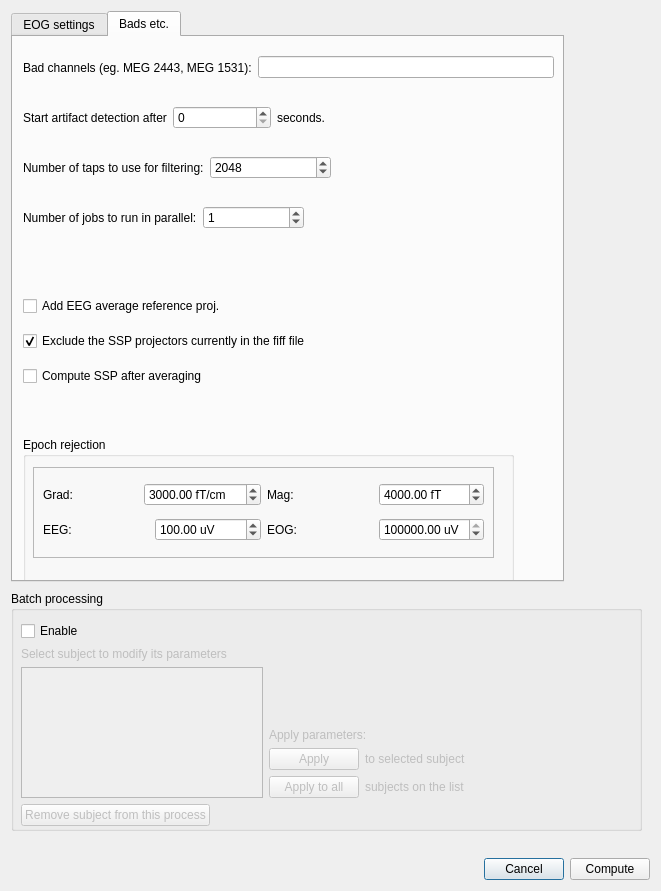
<?xml version="1.0" encoding="UTF-8"?>
<ui version="4.0">
 <class>Dialog</class>
 <widget class="QDialog" name="Dialog">
  <property name="enabled">
   <bool>true</bool>
  </property>
  <property name="geometry">
   <rect>
    <x>0</x>
    <y>0</y>
    <width>661</width>
    <height>891</height>
   </rect>
  </property>
  <property name="windowTitle">
   <string>Meggie - Compute EOG projections</string>
  </property>
  <layout class="QGridLayout" name="gridLayout">
   <item row="1" column="0">
    <layout class="QHBoxLayout" name="horizontalLayout_13">
     <item>
      <spacer name="horizontalSpacer">
       <property name="orientation">
        <enum>Qt::Horizontal</enum>
       </property>
       <property name="sizeHint" stdset="0">
        <size>
         <width>40</width>
         <height>20</height>
        </size>
       </property>
      </spacer>
     </item>
     <item>
      <widget class="QPushButton" name="pushButtonCancel">
       <property name="text">
        <string>Cancel</string>
       </property>
      </widget>
     </item>
     <item>
      <widget class="QPushButton" name="pushButtonCompute">
       <property name="sizePolicy">
        <sizepolicy hsizetype="Minimum" vsizetype="Fixed">
         <horstretch>0</horstretch>
         <verstretch>0</verstretch>
        </sizepolicy>
       </property>
       <property name="text">
        <string>Compute</string>
       </property>
      </widget>
     </item>
    </layout>
   </item>
   <item row="0" column="0">
    <widget class="QScrollArea" name="scrollArea">
     <property name="frameShape">
      <enum>QFrame::NoFrame</enum>
     </property>
     <property name="widgetResizable">
      <bool>true</bool>
     </property>
     <widget class="QWidget" name="scrollAreaWidgetContents">
      <property name="geometry">
       <rect>
        <x>0</x>
        <y>0</y>
        <width>643</width>
        <height>838</height>
       </rect>
      </property>
      <property name="minimumSize">
       <size>
        <width>540</width>
        <height>690</height>
       </size>
      </property>
      <widget class="QTabWidget" name="tabWidgetEOGSettings">
       <property name="geometry">
        <rect>
         <x>0</x>
         <y>0</y>
         <width>553</width>
         <height>571</height>
        </rect>
       </property>
       <property name="currentIndex">
        <number>1</number>
       </property>
       <widget class="QWidget" name="tabEOG1">
        <attribute name="title">
         <string>EOG settings</string>
        </attribute>
        <widget class="QGroupBox" name="groupBoxFilter">
         <property name="geometry">
          <rect>
           <x>10</x>
           <y>340</y>
           <width>351</width>
           <height>101</height>
          </rect>
         </property>
         <property name="title">
          <string>Filtering cut-off frequency</string>
         </property>
         <widget class="QFrame" name="frame_7">
          <property name="geometry">
           <rect>
            <x>10</x>
            <y>30</y>
            <width>261</width>
            <height>61</height>
           </rect>
          </property>
          <property name="frameShape">
           <enum>QFrame::StyledPanel</enum>
          </property>
          <property name="frameShadow">
           <enum>QFrame::Raised</enum>
          </property>
          <widget class="QWidget" name="horizontalLayoutWidget_19">
           <property name="geometry">
            <rect>
             <x>10</x>
             <y>10</y>
             <width>244</width>
             <height>41</height>
            </rect>
           </property>
           <layout class="QHBoxLayout" name="horizontalLayout_25">
            <item>
             <layout class="QHBoxLayout" name="horizontalLayout_26">
              <item>
               <widget class="QLabel" name="labelLow">
                <property name="text">
                 <string>Low:</string>
                </property>
               </widget>
              </item>
              <item>
               <widget class="QSpinBox" name="spinBoxLow">
                <property name="suffix">
                 <string> Hz</string>
                </property>
                <property name="value">
                 <number>1</number>
                </property>
               </widget>
              </item>
             </layout>
            </item>
            <item>
             <layout class="QHBoxLayout" name="horizontalLayout_27">
              <item>
               <widget class="QLabel" name="labelHigh">
                <property name="text">
                 <string>High:</string>
                </property>
               </widget>
              </item>
              <item>
               <widget class="QSpinBox" name="spinBoxHigh">
                <property name="suffix">
                 <string> Hz</string>
                </property>
                <property name="maximum">
                 <number>1000</number>
                </property>
                <property name="value">
                 <number>35</number>
                </property>
               </widget>
              </item>
             </layout>
            </item>
           </layout>
          </widget>
         </widget>
        </widget>
        <widget class="QGroupBox" name="groupBoxFilteringEOG">
         <property name="geometry">
          <rect>
           <x>10</x>
           <y>120</y>
           <width>491</width>
           <height>101</height>
          </rect>
         </property>
         <property name="title">
          <string>Filtering EOG channel</string>
         </property>
         <widget class="QFrame" name="frame_6">
          <property name="geometry">
           <rect>
            <x>10</x>
            <y>30</y>
            <width>471</width>
            <height>61</height>
           </rect>
          </property>
          <property name="frameShape">
           <enum>QFrame::StyledPanel</enum>
          </property>
          <property name="frameShadow">
           <enum>QFrame::Raised</enum>
          </property>
          <widget class="QWidget" name="horizontalLayoutWidget_20">
           <property name="geometry">
            <rect>
             <x>10</x>
             <y>10</y>
             <width>451</width>
             <height>41</height>
            </rect>
           </property>
           <layout class="QHBoxLayout" name="horizontalLayout_18">
            <item>
             <layout class="QHBoxLayout" name="horizontalLayout_23">
              <item>
               <widget class="QLabel" name="labelLowPass">
                <property name="text">
                 <string>Low pass frequency:</string>
                </property>
               </widget>
              </item>
              <item>
               <widget class="QSpinBox" name="spinBoxLowPass">
                <property name="suffix">
                 <string> Hz</string>
                </property>
                <property name="value">
                 <number>1</number>
                </property>
               </widget>
              </item>
             </layout>
            </item>
            <item>
             <layout class="QHBoxLayout" name="horizontalLayout_24">
              <item>
               <widget class="QLabel" name="labelHighPass">
                <property name="text">
                 <string>High pass frequency:</string>
                </property>
               </widget>
              </item>
              <item>
               <widget class="QSpinBox" name="spinBoxHighPass">
                <property name="suffix">
                 <string> Hz</string>
                </property>
                <property name="maximum">
                 <number>1000</number>
                </property>
                <property name="value">
                 <number>10</number>
                </property>
               </widget>
              </item>
             </layout>
            </item>
           </layout>
          </widget>
         </widget>
        </widget>
        <widget class="QGroupBox" name="groupBoxSSP">
         <property name="geometry">
          <rect>
           <x>10</x>
           <y>230</y>
           <width>351</width>
           <height>101</height>
          </rect>
         </property>
         <property name="title">
          <string>Number of SSP vectors</string>
         </property>
         <widget class="QFrame" name="frame_2">
          <property name="geometry">
           <rect>
            <x>10</x>
            <y>30</y>
            <width>331</width>
            <height>61</height>
           </rect>
          </property>
          <property name="frameShape">
           <enum>QFrame::StyledPanel</enum>
          </property>
          <property name="frameShadow">
           <enum>QFrame::Raised</enum>
          </property>
          <widget class="QWidget" name="horizontalLayoutWidget_9">
           <property name="geometry">
            <rect>
             <x>10</x>
             <y>10</y>
             <width>314</width>
             <height>41</height>
            </rect>
           </property>
           <layout class="QHBoxLayout" name="horizontalLayout_9">
            <item>
             <layout class="QHBoxLayout" name="horizontalLayout_3">
              <item>
               <widget class="QLabel" name="labelGrad">
                <property name="text">
                 <string>Grad:</string>
                </property>
               </widget>
              </item>
              <item>
               <widget class="QSpinBox" name="spinBoxGrad">
                <property name="value">
                 <number>2</number>
                </property>
               </widget>
              </item>
             </layout>
            </item>
            <item>
             <layout class="QHBoxLayout" name="horizontalLayout_4">
              <item>
               <widget class="QLabel" name="labelMag">
                <property name="text">
                 <string>Mag:</string>
                </property>
               </widget>
              </item>
              <item>
               <widget class="QSpinBox" name="spinBoxMag">
                <property name="value">
                 <number>2</number>
                </property>
               </widget>
              </item>
             </layout>
            </item>
            <item>
             <layout class="QHBoxLayout" name="horizontalLayout_5">
              <item>
               <widget class="QLabel" name="labelEeg">
                <property name="text">
                 <string>EEG:</string>
                </property>
               </widget>
              </item>
              <item>
               <widget class="QSpinBox" name="spinBoxEeg">
                <property name="value">
                 <number>2</number>
                </property>
               </widget>
              </item>
             </layout>
            </item>
           </layout>
          </widget>
         </widget>
        </widget>
        <widget class="QGroupBox" name="groupBoxEvent">
         <property name="geometry">
          <rect>
           <x>10</x>
           <y>10</y>
           <width>541</width>
           <height>99</height>
          </rect>
         </property>
         <property name="title">
          <string>Events</string>
         </property>
         <widget class="QFrame" name="frame">
          <property name="geometry">
           <rect>
            <x>10</x>
            <y>30</y>
            <width>511</width>
            <height>61</height>
           </rect>
          </property>
          <property name="frameShape">
           <enum>QFrame::StyledPanel</enum>
          </property>
          <property name="frameShadow">
           <enum>QFrame::Raised</enum>
          </property>
          <widget class="QWidget" name="horizontalLayoutWidget_8">
           <property name="geometry">
            <rect>
             <x>10</x>
             <y>10</y>
             <width>494</width>
             <height>41</height>
            </rect>
           </property>
           <layout class="QHBoxLayout" name="horizontalLayout_8">
            <item>
             <layout class="QHBoxLayout" name="horizontalLayout">
              <item>
               <widget class="QLabel" name="labelTmin">
                <property name="text">
                 <string>Start time:</string>
                </property>
               </widget>
              </item>
              <item>
               <widget class="QDoubleSpinBox" name="doubleSpinBoxTmin">
                <property name="suffix">
                 <string> s</string>
                </property>
                <property name="decimals">
                 <number>3</number>
                </property>
                <property name="minimum">
                 <double>-99.989999999999995</double>
                </property>
                <property name="singleStep">
                 <double>0.050000000000000</double>
                </property>
                <property name="value">
                 <double>-0.200000000000000</double>
                </property>
               </widget>
              </item>
             </layout>
            </item>
            <item>
             <layout class="QHBoxLayout" name="horizontalLayout_2">
              <item>
               <widget class="QLabel" name="labelTmax">
                <property name="text">
                 <string>End time:</string>
                </property>
               </widget>
              </item>
              <item>
               <widget class="QDoubleSpinBox" name="doubleSpinBoxTmax">
                <property name="suffix">
                 <string> s</string>
                </property>
                <property name="decimals">
                 <number>3</number>
                </property>
                <property name="minimum">
                 <double>-99.989999999999995</double>
                </property>
                <property name="singleStep">
                 <double>0.050000000000000</double>
                </property>
                <property name="value">
                 <double>0.200000000000000</double>
                </property>
               </widget>
              </item>
             </layout>
            </item>
            <item>
             <layout class="QHBoxLayout" name="horizontalLayout_6">
              <item>
               <widget class="QLabel" name="labelEventID">
                <property name="text">
                 <string>Events ID:</string>
                </property>
               </widget>
              </item>
              <item>
               <widget class="QSpinBox" name="spinBoxEventsID">
                <property name="maximum">
                 <number>10000</number>
                </property>
                <property name="value">
                 <number>998</number>
                </property>
               </widget>
              </item>
             </layout>
            </item>
           </layout>
          </widget>
         </widget>
        </widget>
       </widget>
       <widget class="QWidget" name="tabEOG2">
        <attribute name="title">
         <string>Bads etc.</string>
        </attribute>
        <widget class="QWidget" name="horizontalLayoutWidget_17">
         <property name="geometry">
          <rect>
           <x>10</x>
           <y>60</y>
           <width>351</width>
           <height>41</height>
          </rect>
         </property>
         <layout class="QHBoxLayout" name="horizontalLayout_21">
          <item>
           <widget class="QLabel" name="labelStart1">
            <property name="text">
             <string>Start artifact detection after</string>
            </property>
           </widget>
          </item>
          <item>
           <widget class="QSpinBox" name="spinBoxStart"/>
          </item>
          <item>
           <widget class="QLabel" name="labelStart2">
            <property name="text">
             <string>seconds.</string>
            </property>
           </widget>
          </item>
         </layout>
        </widget>
        <widget class="QWidget" name="horizontalLayoutWidget">
         <property name="geometry">
          <rect>
           <x>10</x>
           <y>160</y>
           <width>281</width>
           <height>41</height>
          </rect>
         </property>
         <layout class="QHBoxLayout" name="horizontalLayout_7">
          <item>
           <widget class="QLabel" name="labelJobs">
            <property name="text">
             <string>Number of jobs to run in parallel:</string>
            </property>
           </widget>
          </item>
          <item>
           <widget class="QSpinBox" name="spinBoxJobs">
            <property name="value">
             <number>1</number>
            </property>
           </widget>
          </item>
         </layout>
        </widget>
        <widget class="QWidget" name="layoutWidget">
         <property name="geometry">
          <rect>
           <x>10</x>
           <y>10</y>
           <width>531</width>
           <height>41</height>
          </rect>
         </property>
         <layout class="QHBoxLayout" name="horizontalLayout_28">
          <item>
           <widget class="QLabel" name="labelBad">
            <property name="text">
             <string>Bad channels (eg. MEG 2443, MEG 1531):</string>
            </property>
           </widget>
          </item>
          <item>
           <widget class="QLineEdit" name="lineEditBad"/>
          </item>
         </layout>
        </widget>
        <widget class="QWidget" name="layoutWidget_2">
         <property name="geometry">
          <rect>
           <x>10</x>
           <y>110</y>
           <width>308</width>
           <height>41</height>
          </rect>
         </property>
         <layout class="QHBoxLayout" name="horizontalLayout_22">
          <item>
           <widget class="QLabel" name="labelTaps">
            <property name="text">
             <string>Number of taps to use for filtering:</string>
            </property>
           </widget>
          </item>
          <item>
           <widget class="QSpinBox" name="spinBoxTaps">
            <property name="maximum">
             <number>10000</number>
            </property>
            <property name="value">
             <number>2048</number>
            </property>
           </widget>
          </item>
         </layout>
        </widget>
        <widget class="QWidget" name="verticalLayoutWidget">
         <property name="geometry">
          <rect>
           <x>10</x>
           <y>250</y>
           <width>371</width>
           <height>111</height>
          </rect>
         </property>
         <layout class="QVBoxLayout" name="verticalLayout">
          <item>
           <widget class="QCheckBox" name="checkBoxEEGProj">
            <property name="text">
             <string>Add EEG average reference proj.</string>
            </property>
           </widget>
          </item>
          <item>
           <widget class="QCheckBox" name="checkBoxSSPProj">
            <property name="text">
             <string>Exclude the SSP projectors currently in the fiff file</string>
            </property>
            <property name="checked">
             <bool>true</bool>
            </property>
           </widget>
          </item>
          <item>
           <widget class="QCheckBox" name="checkBoxSSPCompute">
            <property name="text">
             <string>Compute SSP after averaging</string>
            </property>
           </widget>
          </item>
         </layout>
        </widget>
        <widget class="QGroupBox" name="groupBox">
         <property name="geometry">
          <rect>
           <x>10</x>
           <y>400</y>
           <width>491</width>
           <height>151</height>
          </rect>
         </property>
         <property name="title">
          <string>Epoch rejection</string>
         </property>
         <widget class="QFrame" name="frameEpochRejection">
          <property name="enabled">
           <bool>true</bool>
          </property>
          <property name="geometry">
           <rect>
            <x>10</x>
            <y>30</y>
            <width>461</width>
            <height>91</height>
           </rect>
          </property>
          <property name="frameShape">
           <enum>QFrame::StyledPanel</enum>
          </property>
          <property name="frameShadow">
           <enum>QFrame::Raised</enum>
          </property>
          <widget class="QWidget" name="horizontalLayoutWidget_4">
           <property name="geometry">
            <rect>
             <x>10</x>
             <y>10</y>
             <width>441</width>
             <height>71</height>
            </rect>
           </property>
           <layout class="QHBoxLayout" name="horizontalLayout_12">
            <item>
             <layout class="QVBoxLayout" name="verticalLayout_2">
              <item>
               <layout class="QHBoxLayout" name="horizontalLayout_14">
                <item>
                 <widget class="QLabel" name="labelGradReject">
                  <property name="text">
                   <string>Grad:</string>
                  </property>
                 </widget>
                </item>
                <item>
                 <widget class="QDoubleSpinBox" name="doubleSpinBoxGradReject">
                  <property name="prefix">
                   <string/>
                  </property>
                  <property name="suffix">
                   <string> fT/cm</string>
                  </property>
                  <property name="maximum">
                   <double>1000000000.000000000000000</double>
                  </property>
                  <property name="value">
                   <double>3000.000000000000000</double>
                  </property>
                 </widget>
                </item>
               </layout>
              </item>
              <item>
               <layout class="QHBoxLayout" name="horizontalLayout_11">
                <item>
                 <widget class="QLabel" name="labelEegReject">
                  <property name="text">
                   <string>EEG:</string>
                  </property>
                 </widget>
                </item>
                <item>
                 <widget class="QDoubleSpinBox" name="doubleSpinBoxEEGReject">
                  <property name="suffix">
                   <string> uV</string>
                  </property>
                  <property name="maximum">
                   <double>1000000000.000000000000000</double>
                  </property>
                  <property name="value">
                   <double>100.000000000000000</double>
                  </property>
                 </widget>
                </item>
               </layout>
              </item>
             </layout>
            </item>
            <item>
             <layout class="QVBoxLayout" name="verticalLayout_3">
              <item>
               <layout class="QHBoxLayout" name="horizontalLayout_10">
                <item>
                 <widget class="QLabel" name="labelMagReject">
                  <property name="text">
                   <string>Mag:</string>
                  </property>
                 </widget>
                </item>
                <item>
                 <widget class="QDoubleSpinBox" name="doubleSpinBoxMagReject">
                  <property name="suffix">
                   <string> fT</string>
                  </property>
                  <property name="maximum">
                   <double>1000000000.000000000000000</double>
                  </property>
                  <property name="value">
                   <double>4000.000000000000000</double>
                  </property>
                 </widget>
                </item>
               </layout>
              </item>
              <item>
               <layout class="QHBoxLayout" name="horizontalLayout_15">
                <item>
                 <widget class="QLabel" name="labelEogReject">
                  <property name="text">
                   <string>EOG:</string>
                  </property>
                 </widget>
                </item>
                <item>
                 <widget class="QDoubleSpinBox" name="doubleSpinBoxEOGReject">
                  <property name="suffix">
                   <string> uV</string>
                  </property>
                  <property name="maximum">
                   <double>1000000000.000000000000000</double>
                  </property>
                  <property name="value">
                   <double>1000000000.000000000000000</double>
                  </property>
                 </widget>
                </item>
               </layout>
              </item>
             </layout>
            </item>
           </layout>
          </widget>
         </widget>
        </widget>
       </widget>
      </widget>
      <widget class="QGroupBox" name="groupBoxBatch">
       <property name="geometry">
        <rect>
         <x>0</x>
         <y>580</y>
         <width>631</width>
         <height>240</height>
        </rect>
       </property>
       <property name="sizePolicy">
        <sizepolicy hsizetype="Expanding" vsizetype="Fixed">
         <horstretch>0</horstretch>
         <verstretch>0</verstretch>
        </sizepolicy>
       </property>
       <property name="minimumSize">
        <size>
         <width>0</width>
         <height>240</height>
        </size>
       </property>
       <property name="title">
        <string>Batch processing</string>
       </property>
       <widget class="QWidget" name="verticalLayoutWidget_4">
        <property name="geometry">
         <rect>
          <x>10</x>
          <y>30</y>
          <width>471</width>
          <height>205</height>
         </rect>
        </property>
        <layout class="QVBoxLayout" name="verticalLayout_9">
         <item>
          <widget class="QCheckBox" name="checkBoxBatch">
           <property name="sizePolicy">
            <sizepolicy hsizetype="Fixed" vsizetype="Fixed">
             <horstretch>0</horstretch>
             <verstretch>0</verstretch>
            </sizepolicy>
           </property>
           <property name="text">
            <string>Enable</string>
           </property>
          </widget>
         </item>
         <item>
          <widget class="QLabel" name="labelSubjects">
           <property name="enabled">
            <bool>false</bool>
           </property>
           <property name="sizePolicy">
            <sizepolicy hsizetype="Fixed" vsizetype="Preferred">
             <horstretch>0</horstretch>
             <verstretch>0</verstretch>
            </sizepolicy>
           </property>
           <property name="text">
            <string>Select subject to modify its parameters</string>
           </property>
          </widget>
         </item>
         <item>
          <layout class="QHBoxLayout" name="horizontalLayout_17">
           <item>
            <widget class="QListWidget" name="listWidgetSubjects">
             <property name="enabled">
              <bool>false</bool>
             </property>
             <property name="sizePolicy">
              <sizepolicy hsizetype="Expanding" vsizetype="Expanding">
               <horstretch>0</horstretch>
               <verstretch>0</verstretch>
              </sizepolicy>
             </property>
            </widget>
           </item>
           <item>
            <layout class="QVBoxLayout" name="verticalLayout_10">
             <item>
              <layout class="QVBoxLayout" name="verticalLayout_11">
               <item>
                <spacer name="verticalSpacer_7">
                 <property name="orientation">
                  <enum>Qt::Vertical</enum>
                 </property>
                 <property name="sizeHint" stdset="0">
                  <size>
                   <width>20</width>
                   <height>40</height>
                  </size>
                 </property>
                </spacer>
               </item>
               <item>
                <widget class="QLabel" name="label">
                 <property name="enabled">
                  <bool>false</bool>
                 </property>
                 <property name="text">
                  <string>Apply parameters:</string>
                 </property>
                </widget>
               </item>
               <item>
                <layout class="QHBoxLayout" name="horizontalLayout_30">
                 <item>
                  <widget class="QPushButton" name="pushButtonApply">
                   <property name="enabled">
                    <bool>false</bool>
                   </property>
                   <property name="sizePolicy">
                    <sizepolicy hsizetype="Expanding" vsizetype="Fixed">
                     <horstretch>0</horstretch>
                     <verstretch>0</verstretch>
                    </sizepolicy>
                   </property>
                   <property name="minimumSize">
                    <size>
                     <width>90</width>
                     <height>0</height>
                    </size>
                   </property>
                   <property name="maximumSize">
                    <size>
                     <width>90</width>
                     <height>16777215</height>
                    </size>
                   </property>
                   <property name="text">
                    <string>Apply</string>
                   </property>
                  </widget>
                 </item>
                 <item>
                  <widget class="QLabel" name="label_6">
                   <property name="enabled">
                    <bool>false</bool>
                   </property>
                   <property name="text">
                    <string>to selected subject</string>
                   </property>
                  </widget>
                 </item>
                 <item>
                  <spacer name="horizontalSpacer_4">
                   <property name="orientation">
                    <enum>Qt::Horizontal</enum>
                   </property>
                   <property name="sizeHint" stdset="0">
                    <size>
                     <width>40</width>
                     <height>20</height>
                    </size>
                   </property>
                  </spacer>
                 </item>
                </layout>
               </item>
               <item>
                <layout class="QHBoxLayout" name="horizontalLayout_31">
                 <item>
                  <widget class="QPushButton" name="pushButtonApplyAll">
                   <property name="enabled">
                    <bool>false</bool>
                   </property>
                   <property name="sizePolicy">
                    <sizepolicy hsizetype="Expanding" vsizetype="Fixed">
                     <horstretch>0</horstretch>
                     <verstretch>0</verstretch>
                    </sizepolicy>
                   </property>
                   <property name="minimumSize">
                    <size>
                     <width>90</width>
                     <height>0</height>
                    </size>
                   </property>
                   <property name="maximumSize">
                    <size>
                     <width>90</width>
                     <height>16777215</height>
                    </size>
                   </property>
                   <property name="text">
                    <string>Apply to all</string>
                   </property>
                  </widget>
                 </item>
                 <item>
                  <widget class="QLabel" name="label_7">
                   <property name="enabled">
                    <bool>false</bool>
                   </property>
                   <property name="text">
                    <string>subjects on the list</string>
                   </property>
                  </widget>
                 </item>
                 <item>
                  <spacer name="horizontalSpacer_5">
                   <property name="orientation">
                    <enum>Qt::Horizontal</enum>
                   </property>
                   <property name="sizeHint" stdset="0">
                    <size>
                     <width>40</width>
                     <height>20</height>
                    </size>
                   </property>
                  </spacer>
                 </item>
                </layout>
               </item>
              </layout>
             </item>
            </layout>
           </item>
          </layout>
         </item>
         <item>
          <widget class="QPushButton" name="pushButtonRemove">
           <property name="enabled">
            <bool>false</bool>
           </property>
           <property name="sizePolicy">
            <sizepolicy hsizetype="Fixed" vsizetype="Fixed">
             <horstretch>0</horstretch>
             <verstretch>0</verstretch>
            </sizepolicy>
           </property>
           <property name="text">
            <string>Remove subject from this process</string>
           </property>
          </widget>
         </item>
        </layout>
       </widget>
      </widget>
     </widget>
    </widget>
   </item>
  </layout>
 </widget>
 <tabstops>
  <tabstop>scrollArea</tabstop>
  <tabstop>doubleSpinBoxTmin</tabstop>
  <tabstop>doubleSpinBoxTmax</tabstop>
  <tabstop>spinBoxEventsID</tabstop>
  <tabstop>spinBoxLowPass</tabstop>
  <tabstop>spinBoxHighPass</tabstop>
  <tabstop>spinBoxGrad</tabstop>
  <tabstop>spinBoxMag</tabstop>
  <tabstop>spinBoxEeg</tabstop>
  <tabstop>spinBoxLow</tabstop>
  <tabstop>spinBoxHigh</tabstop>
  <tabstop>lineEditBad</tabstop>
  <tabstop>spinBoxStart</tabstop>
  <tabstop>spinBoxTaps</tabstop>
  <tabstop>spinBoxJobs</tabstop>
  <tabstop>checkBoxEEGProj</tabstop>
  <tabstop>checkBoxSSPProj</tabstop>
  <tabstop>checkBoxSSPCompute</tabstop>
  <tabstop>pushButtonCancel</tabstop>
  <tabstop>pushButtonCompute</tabstop>
  <tabstop>tabWidgetEOGSettings</tabstop>
 </tabstops>
 <resources/>
 <connections>
  <connection>
   <sender>pushButtonCompute</sender>
   <signal>clicked()</signal>
   <receiver>Dialog</receiver>
   <slot>accept()</slot>
   <hints>
    <hint type="sourcelabel">
     <x>650</x>
     <y>880</y>
    </hint>
    <hint type="destinationlabel">
     <x>333</x>
     <y>5</y>
    </hint>
   </hints>
  </connection>
  <connection>
   <sender>pushButtonCancel</sender>
   <signal>clicked(bool)</signal>
   <receiver>Dialog</receiver>
   <slot>reject()</slot>
   <hints>
    <hint type="sourcelabel">
     <x>559</x>
     <y>880</y>
    </hint>
    <hint type="destinationlabel">
     <x>248</x>
     <y>8</y>
    </hint>
   </hints>
  </connection>
  <connection>
   <sender>checkBoxBatch</sender>
   <signal>toggled(bool)</signal>
   <receiver>labelSubjects</receiver>
   <slot>setEnabled(bool)</slot>
   <hints>
    <hint type="sourcelabel">
     <x>44</x>
     <y>630</y>
    </hint>
    <hint type="destinationlabel">
     <x>69</x>
     <y>655</y>
    </hint>
   </hints>
  </connection>
  <connection>
   <sender>checkBoxBatch</sender>
   <signal>toggled(bool)</signal>
   <receiver>listWidgetSubjects</receiver>
   <slot>setEnabled(bool)</slot>
   <hints>
    <hint type="sourcelabel">
     <x>40</x>
     <y>629</y>
    </hint>
    <hint type="destinationlabel">
     <x>123</x>
     <y>697</y>
    </hint>
   </hints>
  </connection>
  <connection>
   <sender>checkBoxBatch</sender>
   <signal>toggled(bool)</signal>
   <receiver>label</receiver>
   <slot>setEnabled(bool)</slot>
   <hints>
    <hint type="sourcelabel">
     <x>39</x>
     <y>634</y>
    </hint>
    <hint type="destinationlabel">
     <x>329</x>
     <y>705</y>
    </hint>
   </hints>
  </connection>
  <connection>
   <sender>checkBoxBatch</sender>
   <signal>toggled(bool)</signal>
   <receiver>pushButtonApply</receiver>
   <slot>setEnabled(bool)</slot>
   <hints>
    <hint type="sourcelabel">
     <x>34</x>
     <y>626</y>
    </hint>
    <hint type="destinationlabel">
     <x>311</x>
     <y>729</y>
    </hint>
   </hints>
  </connection>
  <connection>
   <sender>checkBoxBatch</sender>
   <signal>toggled(bool)</signal>
   <receiver>label_6</receiver>
   <slot>setEnabled(bool)</slot>
   <hints>
    <hint type="sourcelabel">
     <x>38</x>
     <y>624</y>
    </hint>
    <hint type="destinationlabel">
     <x>391</x>
     <y>730</y>
    </hint>
   </hints>
  </connection>
  <connection>
   <sender>checkBoxBatch</sender>
   <signal>toggled(bool)</signal>
   <receiver>pushButtonApplyAll</receiver>
   <slot>setEnabled(bool)</slot>
   <hints>
    <hint type="sourcelabel">
     <x>44</x>
     <y>627</y>
    </hint>
    <hint type="destinationlabel">
     <x>292</x>
     <y>768</y>
    </hint>
   </hints>
  </connection>
  <connection>
   <sender>checkBoxBatch</sender>
   <signal>toggled(bool)</signal>
   <receiver>label_7</receiver>
   <slot>setEnabled(bool)</slot>
   <hints>
    <hint type="sourcelabel">
     <x>54</x>
     <y>630</y>
    </hint>
    <hint type="destinationlabel">
     <x>431</x>
     <y>764</y>
    </hint>
   </hints>
  </connection>
  <connection>
   <sender>checkBoxBatch</sender>
   <signal>toggled(bool)</signal>
   <receiver>pushButtonRemove</receiver>
   <slot>setEnabled(bool)</slot>
   <hints>
    <hint type="sourcelabel">
     <x>29</x>
     <y>627</y>
    </hint>
    <hint type="destinationlabel">
     <x>39</x>
     <y>812</y>
    </hint>
   </hints>
  </connection>
 </connections>
</ui>
